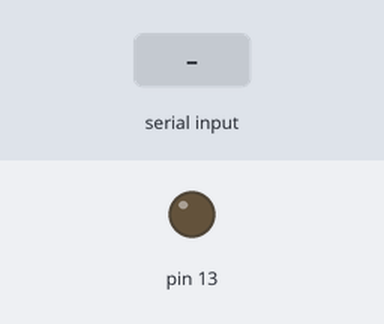
This sketch was run on a simulated Arduino Uno, built with avr-gcc and run on an emulated ATmega328P. On the bench: output pins drawn as LEDs (lit = HIGH). The inputs (shaded band) are chosen by the test bench. What the sketch prints to the serial monitor is not drawn.

Above: at 1.2 s.
1.3 s: "1" received over Serial
At 1.7 s:
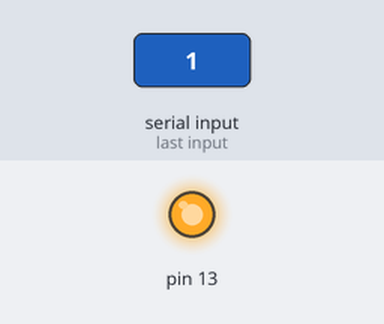
2.8 s: "0" received over Serial
At 4.0 s:
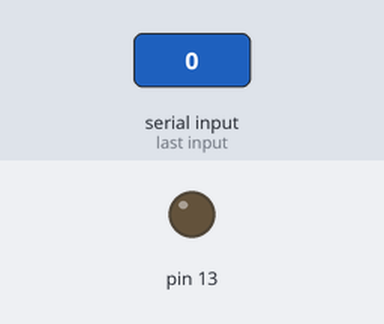
Timing chart, 0 to 5.8 s (numbered marks = the images above; inputs shaded):
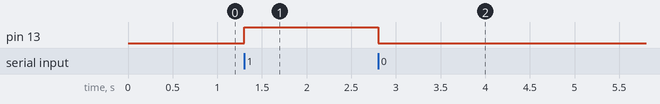

The sketch:

pythonBlinkContr.ino
```cpp
int value = 0;
void setup() {
  pinMode(13, OUTPUT);
  Serial.begin(9600);
  Serial.println("Connection Success!");
}

void loop() {
  while (Serial.available()) {
    value = Serial.read();
  }
  if (value == '1')
    digitalWrite(13, HIGH);
  else if (value == '0')
    digitalWrite(13, LOW);
}
```

Measured:
- after the input at 1.3 s, pin 13: LOW → HIGH at once
- after the input at 2.8 s, pin 13: HIGH → LOW at once
